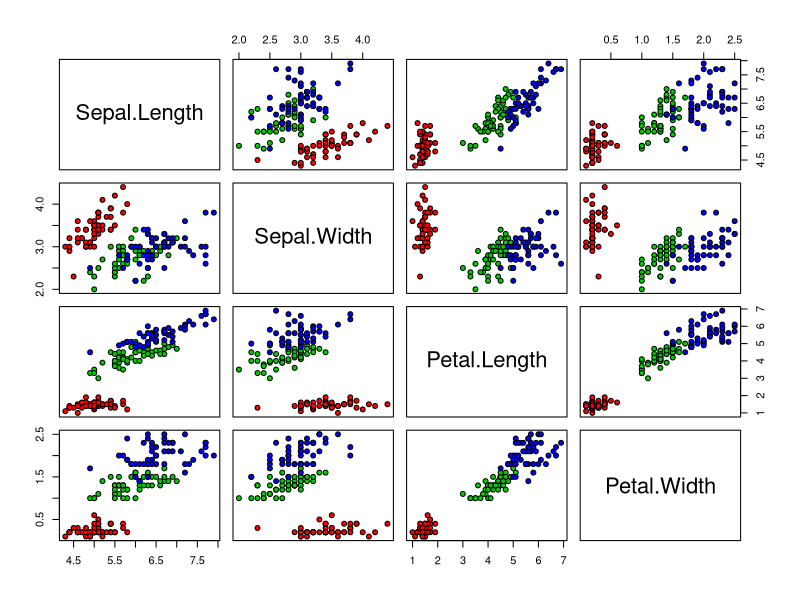
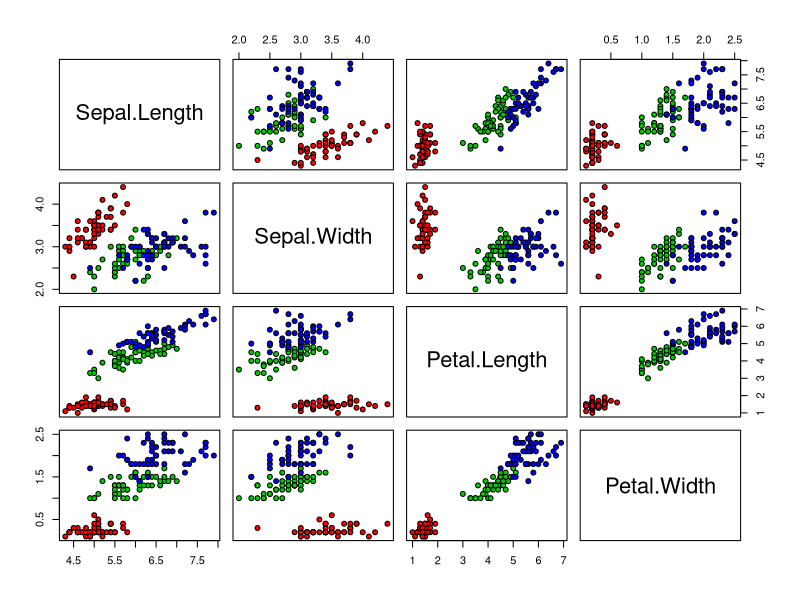

Write the R code that produced these figures, in order.
## ---- chunk 1
summary(cars)
## ---- chunk 2
par(mar = c(5, 4, 1, 2) + 0.1)
pairs(iris[1:4], pch = 21,
      bg = c("red", "green3", "blue")[unclass(iris$Species)])
## ---- chunk 3
par(mar = c(5, 4, 1, 2) + 0.1)
pairs(iris[1:4], pch = 21,
      bg = c("red", "green3", "blue")[unclass(iris$Species)])
